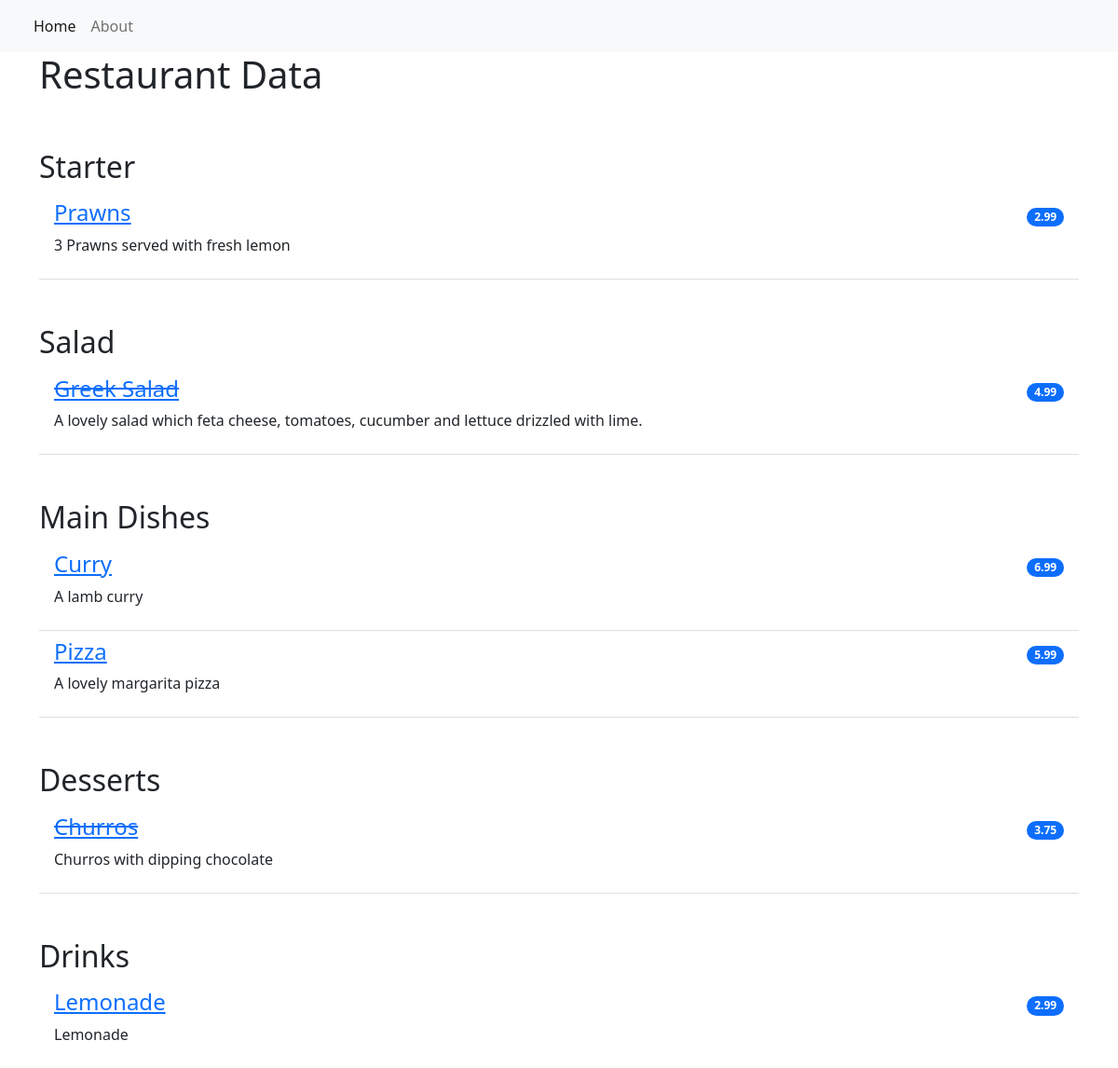
The page / on the database its author committed.
### restaurant_menu/models.py (models this page shows, shortened)
class Item(models.Model):
    meal = models.CharField(max_length=1000, unique=True)
    description = models.CharField(max_length=2000)
    price = models.DecimalField(decimal_places=2, max_digits=10)
    meal_type = models.CharField(choices=MEAL_TYPE, max_length=200)
    author = models.ForeignKey(User, on_delete=models.PROTECT)
    status = models.IntegerField(default=1, choices=STATUS)
    date_created = models.DateTimeField(auto_now_add=True)
    date_updated = models.DateTimeField(auto_now=True)

### restaurant_menu/views.py (the view)
# urls.py: path("", views.MenuList.as_view(), name='home'),
class MenuList(generic.ListView):
    queryset = Item.objects.order_by("-date_created")
    template_name = "index.html"
    def get_context_data(self, **kwargs):
        context = super().get_context_data(**kwargs)
        context["meals"] = MEAL_TYPE
        return context

### templates/index.html
{% extends 'base.html' %}
{% block content %}
<div class="container">
    <ul class="list-group list-group-flush">
        <h1>Restaurant Data</h1>
        {% for meal in meals %}
            <h2 class="pt-5">{{ meal.1 }}</h2>
            {% for row in item_list %}
                {% if row.meal_type == meal.0 %}
                    {% if row.status == 0 %}
                    <li class="list-group-item d-flex justify-content-between align-items-center border-0 pb-0">
                        <a href="{% url 'menu_item' row.pk %}"><h4><del>{{ row.meal}}</del></h4></a>
                        <span class="badge bg-primary rounded-pill">{{ row.price }}</span>
                    </li>
                    <li class="list-group-item pt-0">
                        <p>{{ row.description}}</p>
                    </li>
                    {% else %}
                    <li class="list-group-item d-flex justify-content-between align-items-center border-0 pb-0">
                        <a href="{% url 'menu_item' row.pk %}"><h4>{{ row.meal}}</h4></a>
                        <span class="badge bg-primary rounded-pill">{{ row.price }}</span>
                    </li>
                    <li class="list-group-item pt-0">
                    <p>{{ row.description}}</p>
                    </li>
                    {% endif %}
                {% endif %}
            {% endfor %}
        {% endfor %}
    </ul>
</div>
{% endblock content %}

### rows shown on the page
Item: meal "Prawns", price "2.99", description "3 Prawns served with fresh lemon"
Item: meal "Greek Salad", price "4.99", description "A lovely salad which feta cheese, tomatoes, cucumber and lettuce drizzled with lime."
Item: meal "Curry", price "6.99", description "A lamb curry"
Item: meal "Pizza", price "5.99", description "A lovely margarita pizza"
Item: meal "Churros", price "3.75", description "Churros with dipping chocolate"
Item: meal "Lemonade", price "2.99", description "Lemonade"

### other values the page prints
{{ meal.1 }} "Starter" "Salad" "Main Dishes" "Desserts" "Drinks"
